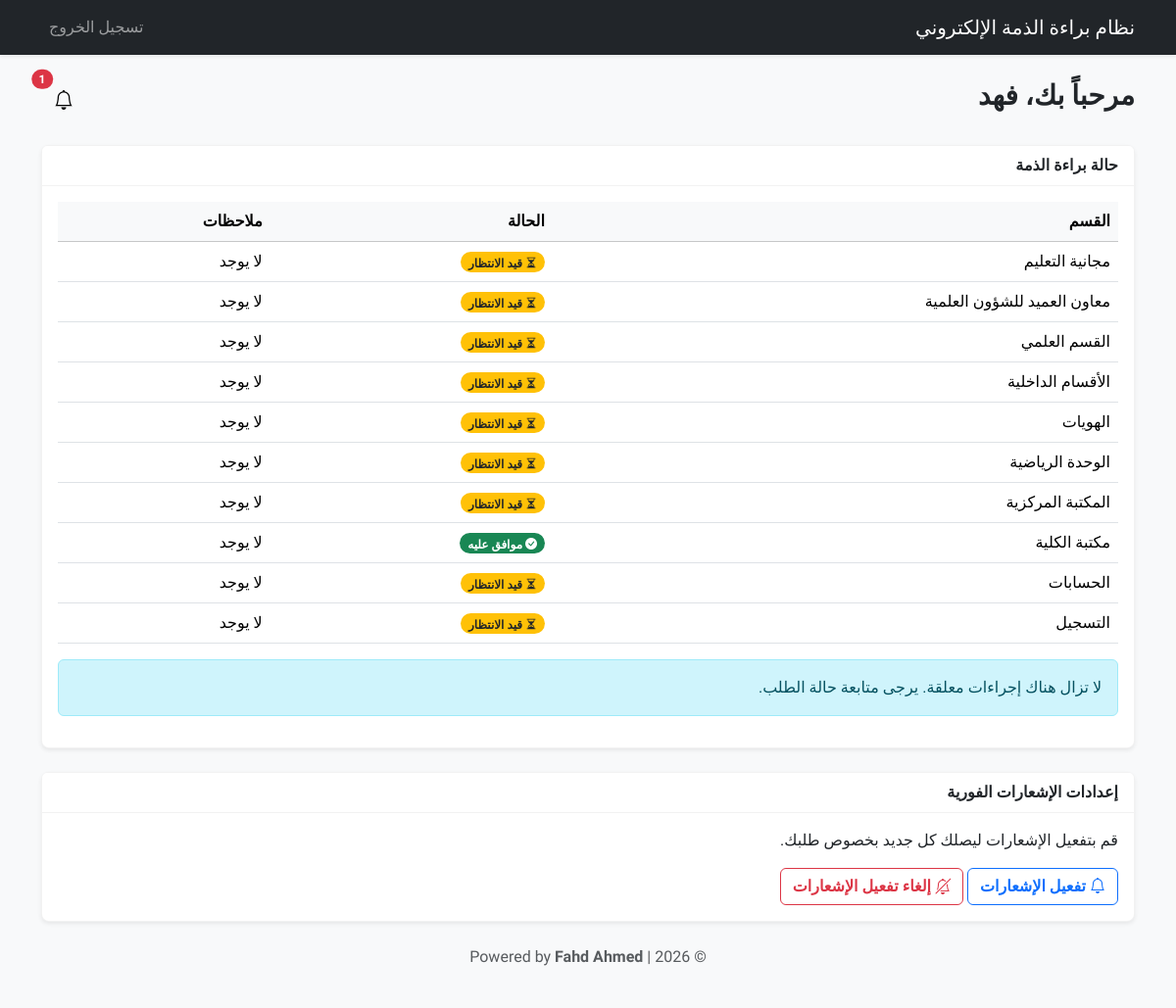
/student (signed in), run on an earlier commit of the app's database.
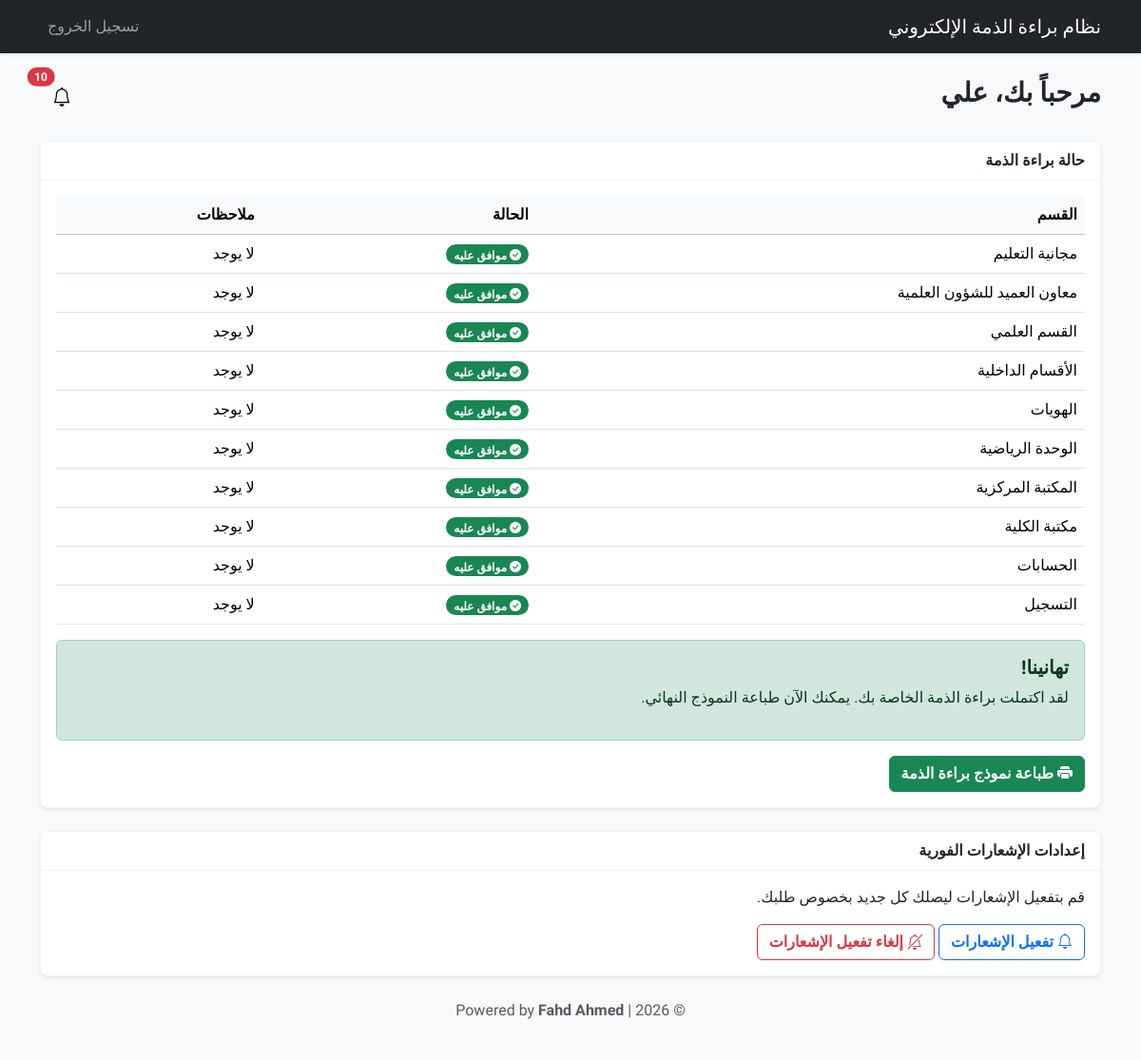
And on a later commit of the database.
### app/models.py (models this page shows, shortened)
class User(db.Model, UserMixin):
    id = db.Column(db.Integer, primary_key=True)
    university_id = db.Column(db.String(20), unique=True, nullable=True)  # الرقم الجامعي (خاص بالطلاب)
    username = db.Column(db.String(50), unique=True, nullable=True)       # اسم المستخدم (للموظفين والمدراء)
    email = db.Column(db.String(120), unique=True, nullable=True)         # البريد الإلكتروني
    password_hash = db.Column(db.String(128), nullable=False)             # كلمة المرور المشفرة
    role = db.Column(db.String(20), nullable=False)  # دور المستخدم: 'student', 'system_admin', 'department_officer'
    full_name = db.Column(db.String(100), nullable=True) # الاسم الكامل (للعرض فقط)
    department = db.Column(db.String(100), nullable=True) # القسم (للموظفين والطلاب)
    stage = db.Column(db.String(50), nullable=True)       # المرحلة الدراسية (للطلاب)
    study_type = db.Column(db.String(50), nullable=True)  # نوع الدراسة: صباحي/مسائي (للطلاب)
    temp_password = db.Column(db.String(50), nullable=True) # كلمة المرور المؤقتة (تظهر للمدير فقط)
    created_at = db.Column(db.DateTime, default=datetime.utcnow) # تاريخ إنشاء الحساب

class ClearanceStatus(db.Model):
    id = db.Column(db.Integer, primary_key=True)
    student_id = db.Column(db.Integer, db.ForeignKey('user.id'), nullable=False) # معرف الطالب
    department = db.Column(db.String(100), nullable=False)  # اسم القسم المعني بالموافقة
    status = db.Column(db.String(20), default='pending')  # الحالة: pending (قيد الانتظار), approved (موافق عليه), rejected (مرفوض)
    comment = db.Column(db.Text, nullable=True) # ملاحظات مسؤول القسم
    updated_at = db.Column(db.DateTime, default=datetime.utcnow) # تاريخ آخر تحديث
    student = db.relationship('User', backref='clearance_statuses')

### app/routes/__init__.py (the view)
@main_routes.route('/student')
@login_required
def student():
    if current_user.role != 'student':
        return redirect(url_for('main.login'))
    records = ClearanceStatus.query.filter_by(student_id=current_user.id).all()
    all_app = all(r.status == 'approved' for r in records)
    form = ClearanceRequestForm()
    return render_template(
        'student.html',
        student=current_user,
        clearance_records=records,
        all_approved=all_app,
        vapid_public_key=current_app.config.get('VAPID_PUBLIC_KEY'),
        DEPARTMENTS=DEPARTMENTS,
        form=form
    )

### app/__init__.py (called while the page is built)
def format_local_time(utc_dt):
    if not utc_dt:
        return ""
    local_dt = utc_dt + timedelta(hours=3)
    return local_dt.strftime('%Y-%m-%d %H:%M')

def create_app():
    root = os.path.abspath(os.path.join(os.path.dirname(__file__), '..'))
    app = Flask(
        __name__,
        static_folder=os.path.join(root, 'static'),
        static_url_path=''
    )
    app.config.from_object('config')
    app.config['SECRET_KEY'] = '4a8a6021f1e313a3f4e1f7d2f9d7c8c8b6a3e1d1f2a3a1b5'
    app.config['SQLALCHEMY_DATABASE_URI'] = 'sqlite:///../instance/database.db'
    db.init_app(app)
    login_manager.init_app(app)
    csrf.init_app(app)  # تفعيل حماية CSRF
    mail.init_app(app)
    login_manager.login_view = 'main.login'
    @login_manager.user_loader
    def load_user(user_id):
        return User.query.get(int(user_id))
    app.register_blueprint(main_routes)
    app.jinja_env.filters['local_time'] = format_local_time
    @app.context_processor
    def inject_now():
        return {'now': datetime.utcnow()}
    return app

### app/templates/student.html (shortened to what this page needs)
{% extends "base.html" %}
{% block content %}
<div class="d-flex justify-content-between align-items-center mb-4">
    <h3>مرحباً بك، {{ student.full_name or student.username }}</h3>
    <button class="btn btn-light position-relative" type="button" id="notificationDropdown" data-bs-toggle="dropdown"
        aria-expanded="false">
        <i class="bi bi-bell fs-5"></i>
        {% set unread = current_user.notifications|selectattr('is_read','equalto',False)|list|length %}
        {% if unread > 0 %}
        <span
            class="badge bg-danger rounded-pill position-absolute top-0 start-100 translate-middle notification-badge">{{
            unread }}</span>
        {% endif %}
    </button>
</div>
<div class="card">
    <div class="card-header">
        حالة براءة الذمة
    </div>
    <div class="card-body">
        {% set total_departments = DEPARTMENTS|length %}
        {% set total_records = clearance_records|length %}
        {% if total_records == 0 %}
        <p>لم تقم بطلب براءة ذمة بعد.</p>
        <form action="{{ url_for('main.request_clearance') }}" method="POST">
            {{ form.csrf_token }}
            <button type="submit" class="btn btn-primary">بدء طلب براءة ذمة</button>
        </form>
        {% else %}
        <table class="table table-hover">
            <thead class="table-light">
                <tr>
                    <th>القسم</th>
                    <th>الحالة</th>
                    <th>ملاحظات</th>
                </tr>
            </thead>
            <tbody>
                {% for record in clearance_records %}
                <tr>
                    <td>{{ record.department }}</td>
                    <td>
                        {% if record.status == 'approved' %}
                        <span class="badge bg-success rounded-pill"><i class="bi bi-check-circle-fill status-icon"></i>
                            موافق
                            عليه</span>
                        {% elif record.status == 'rejected' %}
                        <span class="badge bg-danger rounded-pill"><i class="bi bi-x-circle-fill status-icon"></i>
                            مرفوض</span>
                        {% else %}
                        <span class="badge bg-warning text-dark rounded-pill"><i
                                class="bi bi-hourglass-split status-icon"></i> قيد
                            الانتظار</span>
                        {% endif %}
                    </td>
                    <td>{{ record.comment or 'لا يوجد' }}</td>
                </tr>
                {% endfor %}
            </tbody>
        </table>
        {% if total_records == total_departments and all_approved %}
        <div class="alert alert-success mt-3">
            <h5 class="alert-heading">تهانينا!</h5>
            <p>لقد اكتملت براءة الذمة الخاصة بك. يمكنك الآن طباعة النموذج النهائي.</p>
        </div>
        <a href="{{ url_for('main.download_clearance_form') }}" class="btn btn-success"><i
                class="bi bi-printer-fill"></i> طباعة نموذج براءة الذمة</a>
        {% else %}
        <div class="alert alert-info mt-3">
            لا تزال هناك إجراءات معلقة. يرجى متابعة حالة الطلب.
        </div>
        {% endif %}
        {% endif %}
    </div>
</div>
<div class="card mt-4">
    <div class="card-header">
        إعدادات الإشعارات الفورية
    </div>
    <div class="card-body">
        <p>قم بتفعيل الإشعارات ليصلك كل جديد بخصوص طلبك.</p>
        <button id="enable-notifications" class="btn btn-outline-primary" data-vapid-key="{{ vapid_public_key }}">
            <i class="bi bi-bell"></i> تفعيل الإشعارات
        </button>
        <button id="disable-notifications" class="btn btn-outline-danger">
            <i class="bi bi-bell-slash"></i> إلغاء تفعيل الإشعارات
        </button>
    </div>
</div>
{% endblock %}

### app/templates/base.html (shortened to what this page needs)
<!DOCTYPE html>
<html lang="ar" dir="rtl">
<head>
    <link href="https://cdn.jsdelivr.net/npm/bootstrap@5.3.2/dist/css/bootstrap.rtl.min.css" rel="stylesheet">
    <link rel="stylesheet" href="https://cdn.jsdelivr.net/npm/bootstrap-icons@1.11.3/font/bootstrap-icons.min.css">
    <link rel="stylesheet" href="{{ url_for('static', filename='css/styles.css') }}">
</head>
<body>
    <nav class="navbar navbar-expand-lg navbar-dark bg-dark shadow-sm">
        <div class="container">
            <a class="navbar-brand" href="#">
                نظام براءة الذمة الإلكتروني
            </a>
            <div class="collapse navbar-collapse" id="navbarNav">
                <ul class="navbar-nav ms-auto">
                    {% if current_user.is_authenticated %}
                    <li class="nav-item">
                        <a class="nav-link" href="{{ url_for('main.logout') }}">تسجيل الخروج</a>
                    </li>
                    {% endif %}
                </ul>
            </div>
        </div>
    </nav>
    <main class="container mt-4">
        {% block content %}{% endblock %}
    </main>
    <footer class="text-center text-muted py-4 mt-auto bg-light">
        <p>&copy; {{ now.year }} | Powered by <strong>Fahd Ahmed</strong></p>
    </footer>
</body>
</html>

### app/static/css/styles.css (style rules this page uses)
:root { --primary-color: #0d6efd; --secondary-color: #6c757d; --light-bg: #f8f9fa; --dark-text: #212529; --border-radius: 0.5rem; }
body { font-family: 'Cairo', sans-serif; background-color: var(--light-bg); color: var(--dark-text); }
.card { border: 1px solid rgba(0, 0, 0, .05); border-radius: var(--border-radius); box-shadow: 0 0.125rem 0.25rem rgba(0, 0, 0, 0.075); }
.card-header { background-color: white; border-bottom: 1px solid rgba(0, 0, 0, .05); font-weight: 600; }
h1, h2, h3, h4, h5, h6 { font-weight: 700; }
.btn { font-family: 'Cairo', sans-serif; font-weight: 600; }
.table th { font-weight: 600; }

What changed in the data, as far as the page shows it:
changed User: full_name "فهد" → "علي"
changed ClearanceStatus "مجانية التعليم": status "قيد الانتظار" → "موافق عليه"
changed ClearanceStatus "معاون العميد للشؤون العلمية": status "قيد الانتظار" → "موافق عليه"
changed ClearanceStatus "القسم العلمي": status "قيد الانتظار" → "موافق عليه"
changed ClearanceStatus "الأقسام الداخلية": status "قيد الانتظار" → "موافق عليه"
changed ClearanceStatus "الهويات": status "قيد الانتظار" → "موافق عليه"
changed ClearanceStatus "الوحدة الرياضية": status "قيد الانتظار" → "موافق عليه"
changed ClearanceStatus "المكتبة المركزية": status "قيد الانتظار" → "موافق عليه"
changed ClearanceStatus "الحسابات": status "قيد الانتظار" → "موافق عليه"
changed ClearanceStatus "التسجيل": status "قيد الانتظار" → "موافق عليه"
Also different on the page:
{{ unread }}: "1" → "10"
text no longer shown: "لا تزال هناك إجراءات معلقة. يرجى متابعة حالة الطلب."
text now shown: "تهانينا! لقد اكتملت براءة الذمة الخاصة بك. يمكنك الآن طباعة النموذج النهائي. طباعة نموذج براءة الذمة"
